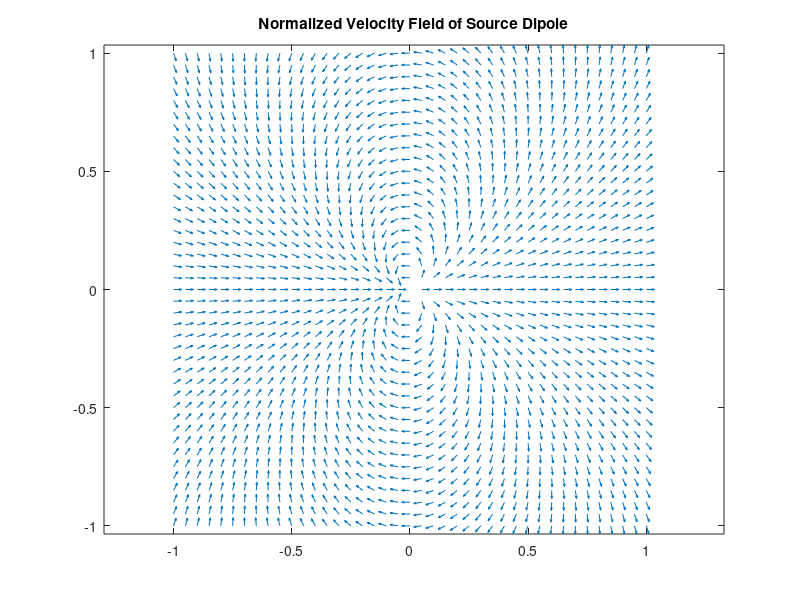

This chart was generated by the following MATLAB code:
[X, Y] = meshgrid(-1 : .05 : 1, -1 : .05 : 1);

r = sqrt(X.^2 + Y.^2);
U = (-1 + 3 * (X.^2) ./ (r.^2)) ./ (r.^3); 
V = (3 * (X.*Y) ./ (r.^2)) ./ (r.^3);

P = U ./ sqrt(U.^2 + V.^2);
Q = V ./ sqrt(U.^2 + V.^2);

q = quiver(X,Y,P,Q,.5);
axis equal
title('Normalized Velocity Field of Source Dipole')
